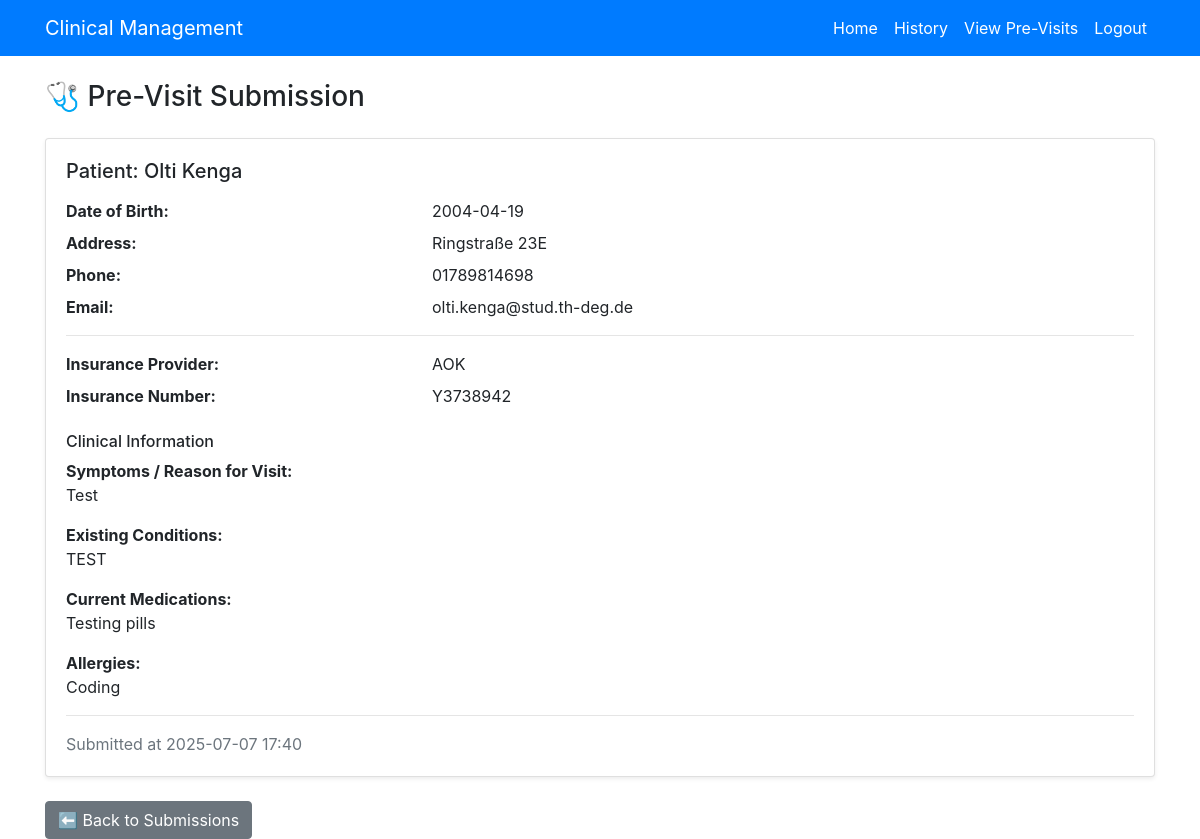
The page /previsit/2 (signed in) on the database its author committed.
### app/models.py (models this page shows)
class PreVisitForm(db.Model):
    id = db.Column(db.Integer, primary_key=True)
    patient_name = db.Column(db.String(100), nullable=False)
    date_of_birth = db.Column(db.String(20), nullable=False)
    address = db.Column(db.String(200))
    phone = db.Column(db.String(20))
    email = db.Column(db.String(100))
    insurance_provider = db.Column(db.String(100))
    insurance_number = db.Column(db.String(100))
    symptoms = db.Column(db.Text)
    existing_conditions = db.Column(db.Text)
    medications = db.Column(db.Text)
    allergies = db.Column(db.Text)
    timestamp = db.Column(db.DateTime, default=datetime.utcnow)
    user_id = db.Column(db.Integer, db.ForeignKey('user.id'), nullable=False)
    user = db.relationship('User', backref='previsit_forms')  # optional but useful

### app/routes.py (the view)
@main.route('/previsit/<int:id>')
@login_required
def view_single_previsit(id):
    if current_user.role != 'doctor':
        flash('Only doctors can view detailed submissions.', 'danger')
        return redirect(url_for('main.index'))
    form = PreVisitForm.query.get_or_404(id)
    return render_template('single_previsit.html', form=form)

### app/templates/single_previsit.html (shortened to what this page needs)
{% extends "base.html" %}
{% block content %}
<h3 class="mb-4">🩺 Pre-Visit Submission</h3>
<div class="card shadow-sm">
    <div class="card-body">
        <h5 class="card-title mb-3">Patient: {{ form.patient_name }}</h5>
        <div class="row mb-2">
            <div class="col-md-4"><strong>Date of Birth:</strong></div>
            <div class="col-md-8">{{ form.date_of_birth }}</div>
        </div>
        <div class="row mb-2">
            <div class="col-md-4"><strong>Address:</strong></div>
            <div class="col-md-8">{{ form.address or '—' }}</div>
        </div>
        <div class="row mb-2">
            <div class="col-md-4"><strong>Phone:</strong></div>
            <div class="col-md-8">{{ form.phone or '—' }}</div>
        </div>
        <div class="row mb-2">
            <div class="col-md-4"><strong>Email:</strong></div>
            <div class="col-md-8">{{ form.email or '—' }}</div>
        </div>
        <hr>
        <div class="row mb-2">
            <div class="col-md-4"><strong>Insurance Provider:</strong></div>
            <div class="col-md-8">{{ form.insurance_provider or '—' }}</div>
        </div>
        <div class="row mb-4">
            <div class="col-md-4"><strong>Insurance Number:</strong></div>
            <div class="col-md-8">{{ form.insurance_number or '—' }}</div>
        </div>
        <h6 class="mt-3">Clinical Information</h6>
        <div class="mb-3">
            <strong>Symptoms / Reason for Visit:</strong>
            <p class="mb-1">{{ form.symptoms or '—' }}</p>
        </div>
        <div class="mb-3">
            <strong>Existing Conditions:</strong>
            <p class="mb-1">{{ form.existing_conditions or '—' }}</p>
        </div>
        <div class="mb-3">
            <strong>Current Medications:</strong>
            <p class="mb-1">{{ form.medications or '—' }}</p>
        </div>
        <div class="mb-3">
            <strong>Allergies:</strong>
            <p class="mb-1">{{ form.allergies or '—' }}</p>
        </div>
        <hr>
        <p class="text-muted mb-0">
            Submitted at {{ form.timestamp.strftime('%Y-%m-%d %H:%M') }}
        </p>
    </div>
</div>
<a href="{{ url_for('main.view_previsit') }}" class="btn btn-secondary mt-4">⬅️ Back to Submissions</a>
{% endblock %}

### rows shown on the page
PreVisitForm: patient_name "Olti Kenga", date_of_birth "2004-04-19", address "Ringstraße 23E", phone "01789814698", email "olti.kenga@stud.th-deg.de", insurance_provider "AOK", insurance_number "Y3738942", symptoms "Test", existing_conditions "TEST", medications "Testing pills", allergies "Coding", timestamp "2025-07-07 17:40"
